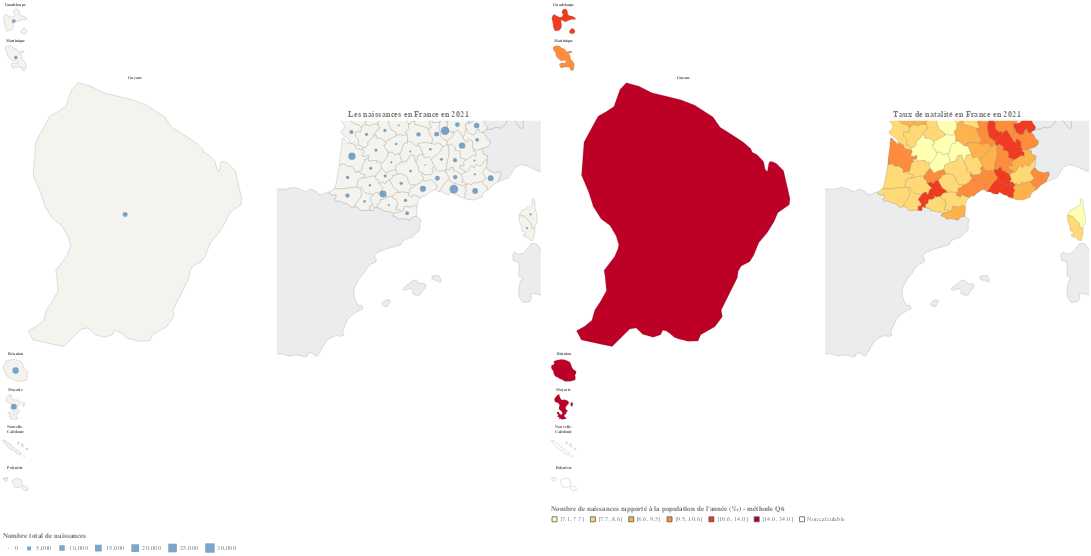

Notebook source saved alongside this figure:
### Code cell
alt.hconcat(map_naiss, mat_txnat).configure_legend(
    titleFontSize=14,
    labelFontSize=13,
    labelColor=EnvVar.template["LEG_LABEL_COL"],
    titleColor=EnvVar.template["LEG_TITLE_COL"],
    titleLimit=500,
    titlePadding=7,
    direction="horizontal",
    orient="bottom",
    columnPadding=10,
    columns=10,
    rowPadding=12,
    symbolType="square",
).configure_title(fontSize=17, color="gray").resolve_scale(
    color="independent", y="independent"
)
